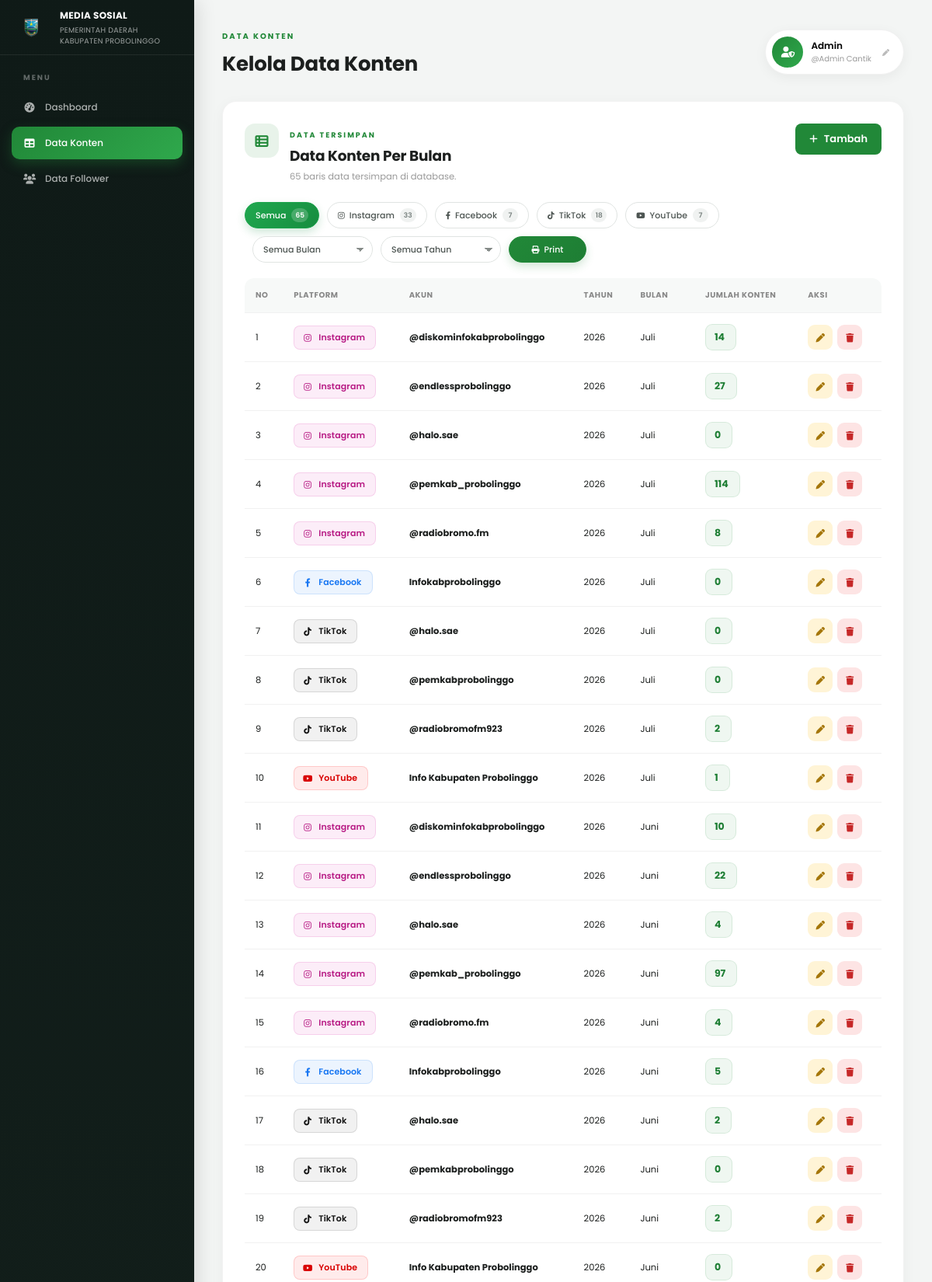
The page /data_konten.php (signed in, upper part) on the database its author committed.
### tables this page shows
CREATE TABLE `konten_sosmed` (
  `id` int(11) NOT NULL,
  `akun_id` int(11) DEFAULT NULL,
  `platform` enum('INSTAGRAM','FACEBOOK','TIKTOK','YOUTUBE') NOT NULL,
  `tahun` year(4) NOT NULL,
  `bulan` tinyint(4) NOT NULL,
  `jumlah_konten` int(10) UNSIGNED NOT NULL DEFAULT 0,
  `created_at` timestamp NOT NULL DEFAULT current_timestamp(),
  `updated_at` timestamp NOT NULL DEFAULT current_timestamp() ON UPDATE current_timestamp()
);

CREATE TABLE `akun_sosmed` (
  `id` int(11) NOT NULL,
  `platform` varchar(20) NOT NULL,
  `nama_akun` varchar(100) NOT NULL,
  `jumlah_follower` int(10) UNSIGNED NOT NULL DEFAULT 0,
  `created_at` timestamp NOT NULL DEFAULT current_timestamp(),
  `updated_at` timestamp NOT NULL DEFAULT current_timestamp() ON UPDATE current_timestamp()
);

### data_konten.php (the view, shortened to what this page needs)
<?php
require_once 'database.php';
$platformMeta = [
    'INSTAGRAM' => [
        'label' => 'Instagram',
        'icon'  => 'fab fa-instagram'
    ],
    'FACEBOOK' => [
        'label' => 'Facebook',
        'icon'  => 'fab fa-facebook-f'
    ],
    'TIKTOK' => [
        'label' => 'TikTok',
        'icon'  => 'fab fa-tiktok'
    ],
    'YOUTUBE' => [
        'label' => 'YouTube',
        'icon'  => 'fab fa-youtube'
    ],
];
$months = [
    1  => 'Januari',
    2  => 'Februari',
    3  => 'Maret',
    4  => 'April',
    5  => 'Mei',
    6  => 'Juni',
    7  => 'Juli',
    8  => 'Agustus',
    9  => 'September',
    10 => 'Oktober',
    11 => 'November',
    12 => 'Desember'
];
$filterPlatform = strtoupper(
    trim($_GET['platform'] ?? '')
);
$sql = "
    SELECT
        k.id,
        k.akun_id,
        k.platform,
        a.nama_akun,
        k.tahun,
        k.bulan,
        k.jumlah_konten
    FROM konten_sosmed k
    LEFT JOIN akun_sosmed a
        ON k.akun_id = a.id
    WHERE 1 = 1
";
$params = [];
$sql .= "
    ORDER BY
        k.tahun DESC,
        k.bulan DESC,
        k.platform ASC,
        a.nama_akun ASC
";
$stmt =
    $pdo->prepare($sql);
$stmt->execute($params);
$rows =
    $stmt->fetchAll();
$platformCounts = [
    'INSTAGRAM' => 0,
    'FACEBOOK'  => 0,
    'TIKTOK'    => 0,
    'YOUTUBE'   => 0,
];
$stmt = $pdo->query("
    SELECT
        UPPER(platform) AS platform,
        COUNT(*) AS total
    FROM konten_sosmed
    GROUP BY UPPER(platform)
");
while ($row = $stmt->fetch()) {
    $platform =
        strtoupper(
            trim($row['platform'])
        );
    if (
        isset(
            $platformCounts[$platform]
        )
    ) {
        $platformCounts[$platform] =
            (int) $row['total'];
    }
}
$totalContentRows =
    array_sum($platformCounts);
?>
<!DOCTYPE html>
<html lang="id">
<head>
    <link
        rel="stylesheet"
        href="https://cdnjs.cloudflare.com/ajax/libs/font-awesome/6.0.0/css/all.min.css"
    >
    <link
        rel="stylesheet"
        href="css/data_konten.css"
    >
    <link
        rel="stylesheet"
        href="css/dashboard.css"
    >
</head>
<body>
<aside class="sidebar">
    <div class="sidebar-logo">
        <img
            src="assets/logo-pemkab5.png"
            alt="Logo Pemkab Probolinggo"
        >
        <div>
            <strong>
                MEDIA SOSIAL
            </strong>
            <span>
                PEMERINTAH DAERAH <br>
                KABUPATEN PROBOLINGGO
            </span>
        </div>
    </div>
    <nav>
        <span class="nav-label">
            MENU
        </span>
        <a
            href="dashboard.php"
            class="nav-link"
        >
            <i class="fas fa-gauge-high"></i>
            Dashboard
        </a>
        <a
            href="data_konten.php"
            class="nav-link active"
        >
            <i class="fas fa-table"></i>
            Data Konten
        </a>
        <a
            href="data_follower.php"
            class="nav-link"
        >
            <i class="fas fa-users"></i>
            Data Follower
        </a>
    </nav>
</aside>
<main class="dashboard-main">
<header class="dashboard-header">
    <div>
        <span>
            DATA KONTEN
        </span>
        <h1>
            Kelola Data Konten
        </h1>
    </div>
    <button
        type="button"
        class="admin-profile"
        id="adminProfileBtn"
    >
        <div class="admin-icon">
            <i class="fas fa-user-shield"></i>
        </div>
        <div>
            <strong>
                <?= htmlspecialchars(
                    $_SESSION['admin_nama']
                    ?? 'Administrator'
                ) ?>
            </strong>
            <small>
                @<?= htmlspecialchars(
                    $_SESSION['admin_username']
                    ?? 'admin'
                ) ?>
            </small>
        </div>
        <i class="fas fa-pen admin-profile-edit-icon"></i>
    </button>
</header>
<div class="dashboard-view active" id="view-data-konten">
<section
    class="panel"
    id="data-table"
>
<div class="panel-header">
    <div class="panel-header-icon">
        <i class="fas fa-table-list"></i>
    </div>
    <div>
        <span>
            DATA TERSIMPAN
        </span>
        <h2>
            Data Konten Per Bulan
        </h2>
        <p
            class="panel-desc"
            id="tableCount"
        >
        </p>
    </div>
    <button
        type="button"
        class="btn-add-data"
        id="btnTambahData"
    >
        <i class="fas fa-plus"></i>
        Tambah
    </button>
</div>
<div class="content-filter-bar">
    <div
        class="platform-filter"
        id="platformFilter"
    >
        <button
            type="button"
            class="filter-tab <?= $filterPlatform === '' ? 'active' : '' ?>"
            data-filter="all"
        >
            Semua
            <span class="filter-count">
                <?= $totalContentRows ?>
            </span>
        </button>
        <?php foreach (
            $platformMeta
            as $key => $meta
        ): ?>
            <button
                type="button"
                class="
                    filter-tab
                    filter-tab-<?= strtolower($key) ?>
                    <?= $filterPlatform === $key
                        ? 'active'
                        : ''
                    ?>
                "
                data-filter="<?= strtolower($key) ?>"
            >
                <i class="<?= $meta['icon'] ?>"></i>
                <?= $meta['label'] ?>
                <span class="filter-count">
                    <?= $platformCounts[$key] ?>
                </span>
            </button>
        <?php endforeach; ?>
    </div>
    <div
        class="filter-secondary-row"
        id="filterSecondaryRow"
    >
        <div
            class="date-filter-container"
            id="monthFilterContainer"
        >
            <select
                id="filterBulan"
                class="date-filter-select"
            >
                <option value="">
                    Semua Bulan
                </option>
            </select>
        </div>
        <div
            class="date-filter-container"
            id="yearFilterContainer"
        >
            <select
                id="filterTahun"
                class="date-filter-select"
            >
                <option value="">
                    Semua Tahun
                </option>
            </select>
        </div>
        <div class="print-report-container">
            <button
                type="button"
                class="btn-print"
                id="btnPrint"
            >
                <i class="fas fa-print"></i>
                Print
            </button>
        </div>
    </div>
</div>
<div class="table-wrapper">
<table>
<thead>
<tr>
    <th>No</th>
    <th>Platform</th>
    <th>Akun</th>
    <th>Tahun</th>
    <th>Bulan</th>
    <th>Jumlah Konten</th>
    <th>Aksi</th>
</tr>
</thead>
<tbody>
<?php if (!$rows): ?>
<tr>
    <td
        colspan="7"
        class="empty"
    >
        <i class="fas fa-inbox"></i>
        <span>
            Belum ada data konten.
        </span>
    </td>
</tr>
<?php else: ?>
<?php foreach (
    $rows
    as $index => $row
): ?>
<?php
$rowPlatform =
    strtoupper(
        trim($row['platform'])
    );
$rowPlatformLower =
    strtolower($rowPlatform);
?>
<tr
    data-platform="<?= htmlspecialchars(
        $rowPlatform,
        ENT_QUOTES,
        'UTF-8'
    ) ?>"
    data-akun-id="<?= (int)$row['akun_id'] ?>"
    data-tahun="<?= (int)$row['tahun'] ?>"
    data-bulan="<?= (int)$row['bulan'] ?>"
>
<td>
    <?= $index + 1 ?>
</td>
<td>
    <span
        class="platform-chip chip-<?= $rowPlatformLower ?>"
    >
        <i
            class="<?= htmlspecialchars(
                $platformMeta[$rowPlatform]['icon']
                ?? 'fas fa-share-nodes',
                ENT_QUOTES,
                'UTF-8'
            ) ?>"
        ></i>
        <?= htmlspecialchars(
            $platformMeta[$rowPlatform]['label']
            ?? $rowPlatform,
            ENT_QUOTES,
            'UTF-8'
        ) ?>
    </span>
</td>
<td>
    <div class="account-cell">
        <strong>
            <?= htmlspecialchars(
                $row['nama_akun']
                ?? 'Belum ditentukan',
                ENT_QUOTES,
                'UTF-8'
            ) ?>
        </strong>
    </div>
</td>
<td>
    <?= (int)$row['tahun'] ?>
</td>
<td>
    <?= htmlspecialchars(
        $months[
            (int)$row['bulan']
        ] ?? '-',
        ENT_QUOTES,
        'UTF-8'
    ) ?>
</td>
<td>
    <span class="content-count">
        <?= number_format(
            (int)$row['jumlah_konten'],
            0,
            ',',
            '.'
        ) ?>
    </span>
</td>
<td>
    <div class="action-buttons">
        <button
            type="button"
            class="btn-edit"
            title="Edit"
            data-id="<?= (int)$row['id'] ?>"
            data-akun-id="<?= (int)$row['akun_id'] ?>"
            data-platform="<?= htmlspecialchars(
                $row['platform'],
                ENT_QUOTES,
                'UTF-8'
            ) ?>"
            data-tahun="<?= (int)$row['tahun'] ?>"
            data-bulan="<?= (int)$row['bulan'] ?>"
            data-jumlah="<?= (int)$row['jumlah_konten'] ?>"
        >
            <i class="fas fa-pen"></i>
        </button>
        <button
            type="button"
            class="btn-delete"
            title="Hapus"
            data-id="<?= (int)$row['id'] ?>"
        >
            <i class="fas fa-trash"></i>
        </button>
    </div>
</td>
</tr>
<?php endforeach; ?>
<?php endif; ?>
</tbody>
</table>
</div>
</section>
</div>
</main>
</body>
</html>

### css/dashboard.css (style rules this page uses)
:root { --primary-green: #218838; --primary-green-light: #2fa84c; --primary-hover: #1e7e34; --dark-bg: #0f1a17; --dark-bg-soft: #16241f; --text-dark: #1c1f1e; --text-light: #ffffff; --card-bg: #ffffff; --bg-light: #fdfdfd; --ig-color: #d6249f; --fb-color: #1877f2; --tt-color: #111111; --yt-color: #ff0000; }
* { margin: 0; padding: 0; box-sizing: border-box; font-family: 'Poppins', sans-serif; }
body { background: #f3f5f4; color: var(--text-dark); }
.sidebar { position: fixed; left: 0; top: 0; bottom: 0; width: 250px; background: linear-gradient( 190deg, var(--dark-bg) 0%, var(--dark-bg-soft) 100% ); color: white; display: flex; flex-direction: column; z-index: 10; box-shadow: 4px 0 24px rgba(0, 0, 0, .12); }
.sidebar-logo { padding: 10px 15px; display: flex; align-items: center; gap: 12px; border-bottom: 1px solid rgba(255, 255, 255, .08); }
.sidebar-logo img { width: 50px; height: 50px; object-fit: contain; flex-shrink: 0; }
.sidebar-logo strong { display: block; font-size: 12px; letter-spacing: .3px; }
.sidebar-logo span { display: block; margin-top: 3px; font-size: 9.5px; opacity: .6; letter-spacing: .3px; }
.sidebar nav { padding: 22px 15px; }
.nav-label { display: block; font-size: 9.5px; font-weight: 700; letter-spacing: 2px; color: rgba(255, 255, 255, .35); padding: 0 15px; margin-bottom: 10px; }
.sidebar nav a, .nav-link, .sidebar-bottom a { display: flex; align-items: center; gap: 12px; padding: 12px 15px; margin-bottom: 4px; color: rgba(255, 255, 255, .65); text-decoration: none; border-radius: 10px; font-size: 12px; font-weight: 500; transition: .2s; cursor: pointer; }
.sidebar nav a i, .sidebar-bottom a i { width: 16px; text-align: center; font-size: 13px; }
.sidebar nav a.active, .nav-link.active { background: linear-gradient( 135deg, var(--primary-green), var(--primary-green-light) ); color: white; box-shadow: 0 6px 16px rgba(33, 136, 56, .35); }
.dashboard-main { margin-left: 250px; padding: 32px 36px 60px; max-width: 1500px; }
.dashboard-view { display: none; animation: viewFadeIn .35s ease; }
.dashboard-view.active { display: block; }
.dashboard-header { display: flex; align-items: center; justify-content: space-between; margin-bottom: 28px; }
.dashboard-header > div:first-child span { font-size: 10px; color: var(--primary-green); font-weight: 700; letter-spacing: 2px; }
.dashboard-header h1 { margin-top: 6px; font-size: 26px; font-weight: 700; color: var(--text-dark); letter-spacing: -.2px; }
.admin-profile { display: flex; align-items: center; gap: 10px; background: #ffffff; padding: 8px 18px 8px 8px; border-radius: 40px; box-shadow: 0 4px 16px rgba(0, 0, 0, .05); border: 1px solid #f1f1f1; cursor: pointer; font-family: inherit; transition: .2s; position: relative; }
.admin-profile-edit-icon { font-size: 9px; color: #bbb; margin-left: 4px; transition: .2s; }
.admin-icon { width: 40px; height: 40px; display: flex; align-items: center; justify-content: center; background: linear-gradient( 135deg, var(--primary-green), var(--primary-green-light) ); color: #fff; border-radius: 50%; font-size: 14px; flex-shrink: 0; }
.admin-profile strong, .admin-profile small { display: block; text-align: left; }
.admin-profile strong { font-size: 12px; font-weight: 600; }
.admin-profile small { color: #999; font-size: 10px; }
.panel { background: var(--card-bg); border-radius: 18px; padding: 28px; margin-bottom: 22px; box-shadow: 0 4px 18px rgba(0, 0, 0, .045); border: 1px solid #f2f2f2; }
.panel-header { display: flex; align-items: flex-start; gap: 14px; margin-bottom: 24px; }
.panel-header-icon { flex-shrink: 0; width: 44px; height: 44px; border-radius: 13px; background: rgba(33, 136, 56, .1); color: var(--primary-green); display: flex; align-items: center; justify-content: center; font-size: 17px; }
.panel-header span { font-size: 9.5px; color: var(--primary-green); letter-spacing: 2px; font-weight: 700; }
.panel-header h2 { font-size: 18.5px; font-weight: 700; margin: 3px 0 5px; color: var(--text-dark); letter-spacing: -.2px; }
.panel-desc { font-size: 11.5px; color: #999; line-height: 1.5; max-width: 560px; }

### rows shown on the page
konten_sosmed: platform "Instagram", akun.nama_akun "@diskominfokabprobolinggo", tahun "2026", bulan "Juli", jumlah_konten "14"
konten_sosmed: platform "Instagram", akun.nama_akun "@endlessprobolinggo", tahun "2026", bulan "Juli", jumlah_konten "27"
konten_sosmed: platform "Instagram", akun.nama_akun "@halo.sae", tahun "2026", bulan "Juli", jumlah_konten "0"
konten_sosmed: platform "Instagram", akun.nama_akun "@pemkab_probolinggo", tahun "2026", bulan "Juli", jumlah_konten "114"
konten_sosmed: platform "Instagram", akun.nama_akun "@radiobromo.fm", tahun "2026", bulan "Juli", jumlah_konten "8"
konten_sosmed: platform "Facebook", akun.nama_akun "Infokabprobolinggo", tahun "2026", bulan "Juli", jumlah_konten "0"
konten_sosmed: platform "TikTok", akun.nama_akun "@halo.sae", tahun "2026", bulan "Juli", jumlah_konten "0"
konten_sosmed: platform "TikTok", akun.nama_akun "@pemkabprobolinggo", tahun "2026", bulan "Juli", jumlah_konten "0"
konten_sosmed: platform "TikTok", akun.nama_akun "@radiobromofm923", tahun "2026", bulan "Juli", jumlah_konten "2"
konten_sosmed: platform "YouTube", akun.nama_akun "Info Kabupaten Probolinggo", tahun "2026", bulan "Juli", jumlah_konten "1"
konten_sosmed: platform "Instagram", akun.nama_akun "@diskominfokabprobolinggo", tahun "2026", bulan "Juni", jumlah_konten "10"
konten_sosmed: platform "Instagram", akun.nama_akun "@endlessprobolinggo", tahun "2026", bulan "Juni", jumlah_konten "22"
konten_sosmed: platform "Instagram", akun.nama_akun "@halo.sae", tahun "2026", bulan "Juni", jumlah_konten "4"
konten_sosmed: platform "Instagram", akun.nama_akun "@pemkab_probolinggo", tahun "2026", bulan "Juni", jumlah_konten "97"
konten_sosmed: platform "Instagram", akun.nama_akun "@radiobromo.fm", tahun "2026", bulan "Juni", jumlah_konten "4"
konten_sosmed: platform "Facebook", akun.nama_akun "Infokabprobolinggo", tahun "2026", bulan "Juni", jumlah_konten "5"
konten_sosmed: platform "TikTok", akun.nama_akun "@halo.sae", tahun "2026", bulan "Juni", jumlah_konten "2"
konten_sosmed: platform "TikTok", akun.nama_akun "@pemkabprobolinggo", tahun "2026", bulan "Juni", jumlah_konten "0"
konten_sosmed: platform "TikTok", akun.nama_akun "@radiobromofm923", tahun "2026", bulan "Juni", jumlah_konten "2"
konten_sosmed: platform "YouTube", akun.nama_akun "Info Kabupaten Probolinggo", tahun "2026", bulan "Juni", jumlah_konten "0"

### other values the page prints
$_SESSION['admin_nama'] "Admin"
$_SESSION['admin_username'] "Admin Cantik"
$totalContentRows "65"
$meta['label'] "Instagram"
$platformCounts[$key] "33"
$meta['label'] "Facebook"
$platformCounts[$key] "7"
$meta['label'] "TikTok"
$platformCounts[$key] "18"
$meta['label'] "YouTube"
